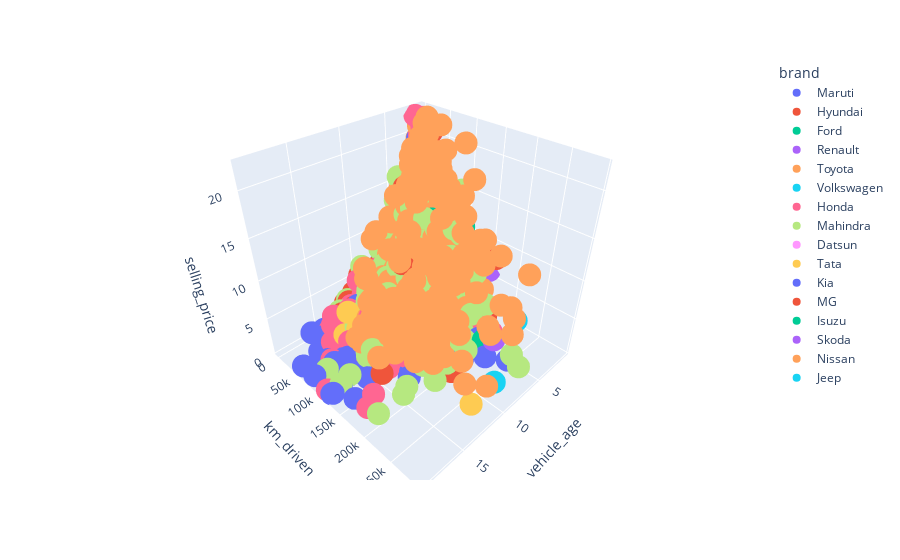

Notebook source saved alongside this figure:
### Code cell
plt.figure(figsize=(40,40))
fig = px.scatter_3d(data, x='vehicle_age', y='km_driven', z='selling_price', color='brand')
fig.show()

### Figure 1 — Plotly figure (JSON) as saved in the notebook; plotly's stock layout.template omitted (floating-point values rounded to 4 significant figures; data arrays with more than 128 entries replaced by an {"elided": "..."} marker saying what was removed)
{"data": [{"hovertemplate": "brand=Maruti<br>vehicle_age=%{x}<br>km_driven=%{y}<br>selling_price=%{z}<extra></extra>", "legendgroup": "Maruti", "marker": {"color": "#636efa", "symbol": "circle"}, "mode": "markers", "name": "Maruti", "scene": "scene", "showlegend": true, "type": "scatter3d", "x": {"elided": "4900 int values"}, "y": {"elided": "4900 int values"}, "z": {"elided": "4900 float values"}}, {"hovertemplate": "brand=Hyundai<br>vehicle_age=%{x}<br>km_driven=%{y}<br>selling_price=%{z}<extra></extra>", "legendgroup": "Hyundai", "marker": {"color": "#EF553B", "symbol": "circle"}, "mode": "markers", "name": "Hyundai", "scene": "scene", "showlegend": true, "type": "scatter3d", "x": {"elided": "2972 int values"}, "y": {"elided": "2972 int values"}, "z": {"elided": "2972 float values"}}, {"hovertemplate": "brand=Ford<br>vehicle_age=%{x}<br>km_driven=%{y}<br>selling_price=%{z}<extra></extra>", "legendgroup": "Ford", "marker": {"color": "#00cc96", "symbol": "circle"}, "mode": "markers", "name": "Ford", "scene": "scene", "showlegend": true, "type": "scatter3d", "x": {"elided": "741 int values"}, "y": {"elided": "741 int values"}, "z": {"elided": "741 float values"}}, {"hovertemplate": "brand=Renault<br>vehicle_age=%{x}<br>km_driven=%{y}<br>selling_price=%{z}<extra></extra>", "legendgroup": "Renault", "marker": {"color": "#ab63fa", "symbol": "circle"}, "mode": "markers", "name": "Renault", "scene": "scene", "showlegend": true, "type": "scatter3d", "x": {"elided": "535 int values"}, "y": {"elided": "535 int values"}, "z": {"elided": "535 float values"}}, {"hovertemplate": "brand=Toyota<br>vehicle_age=%{x}<br>km_driven=%{y}<br>selling_price=%{z}<extra></extra>", "legendgroup": "Toyota", "marker": {"color": "#FFA15A", "symbol": "circle"}, "mode": "markers", "name": "Toyota", "scene": "scene", "showlegend": true, "type": "scatter3d", "x": {"elided": "453 int values"}, "y": {"elided": "453 int values"}, "z": {"elided": "453 float values"}}, {"hovertemplate": "brand=Volkswagen<br>vehicle_age=%{x}<br>km_driven=%{y}<br>selling_price=%{z}<extra></extra>", "legendgroup": "Volkswagen", "marker": {"color": "#19d3f3", "symbol": "circle"}, "mode": "markers", "name": "Volkswagen", "scene": "scene", "showlegend": true, "type": "scatter3d", "x": {"elided": "617 int values"}, "y": {"elided": "617 int values"}, "z": {"elided": "617 float values"}}, {"hovertemplate": "brand=Honda<br>vehicle_age=%{x}<br>km_driven=%{y}<br>selling_price=%{z}<extra></extra>", "legendgroup": "Honda", "marker": {"color": "#FF6692", "symbol": "circle"}, "mode": "markers", "name": "Honda", "scene": "scene", "showlegend": true, "type": "scatter3d", "x": {"elided": "1451 int values"}, "y": {"elided": "1451 int values"}, "z": {"elided": "1451 float values"}}, {"hovertemplate": "brand=Mahindra<br>vehicle_age=%{x}<br>km_driven=%{y}<br>selling_price=%{z}<extra></extra>", "legendgroup": "Mahindra", "marker": {"color": "#B6E880", "symbol": "circle"}, "mode": "markers", "name": "Mahindra", "scene": "scene", "showlegend": true, "type": "scatter3d", "x": {"elided": "1002 int values"}, "y": {"elided": "1002 int values"}, "z": {"elided": "1002 float values"}}, {"hovertemplate": "brand=Datsun<br>vehicle_age=%{x}<br>km_driven=%{y}<br>selling_price=%{z}<extra></extra>", "legendgroup": "Datsun", "marker": {"color": "#FF97FF", "symbol": "circle"}, "mode": "markers", "name": "Datsun", "scene": "scene", "showlegend": true, "type": "scatter3d", "x": {"elided": "169 int values"}, "y": {"elided": "169 int values"}, "z": {"elided": "169 float values"}}, {"hovertemplate": "brand=Tata<br>vehicle_age=%{x}<br>km_driven=%{y}<br>selling_price=%{z}<extra></extra>", "legendgroup": "Tata", "marker": {"color": "#FECB52", "symbol": "circle"}, "mode": "markers", "name": "Tata", "scene": "scene", "showlegend": true, "type": "scatter3d", "x": {"elided": "389 int values"}, "y": {"elided": "389 int values"}, "z": {"elided": "389 float values"}}, {"hovertemplate": "brand=Kia<br>vehicle_age=%{x}<br>km_driven=%{y}<br>selling_price=%{z}<extra></extra>", "legendgroup": "Kia", "marker": {"color": "#636efa", "symbol": "circle"}, "mode": "markers", "name": "Kia", "scene": "scene", "showlegend": true, "type": "scatter3d", "x": [2, 1, 2, 2, 1, 2, 2, 2, 2, 2, 2, 2, 1, 2, 2, 2, 1, 1, 2, 1, 2, 2, 2, 2, 2, 2, 2, 1], "y": [12120, 8000, 7000, 14000, 3500, 19000, 13000, 10097, 11800, 5000, 6000, 5400, 13000, 6076, 5000, 4500, 9000, 8000, 1200, 8000, 7982, 25000, 20999, 7100, 15000, 6000, 10000, 1600], "z": [10.8, 12.75, 13, 13.5, 14.9, 12.5, 11.4, 18.5, 18.1, 15.49, 16.35, 17.9, 16.5, 11.49, 15.6, 17.25, 15.25, 14.5, 16.75, 12.9, 11.8, 15.4, 18.4, 19.5, 14, 14.25, 17.5, 19.25]}, {"hovertemplate": "brand=MG<br>vehicle_age=%{x}<br>km_driven=%{y}<br>selling_price=%{z}<extra></extra>", "legendgroup": "MG", "marker": {"color": "#EF553B", "symbol": "circle"}, "mode": "markers", "name": "MG", "scene": "scene", "showlegend": true, "type": "scatter3d", "x": [2, 1, 1, 2, 2, 2, 2, 2, 2, 1, 2, 2, 2, 1, 2, 1, 2, 1, 2], "y": [28000, 1000, 4800, 20000, 11002, 9293, 8500, 6231, 8100, 1001, 13000, 14400, 4000, 20000, 4100, 1000, 28000, 1005, 35803], "z": [16.99, 14.88, 18, 17.5, 17.9, 16.3, 18.55, 16.3, 18.55, 20, 17.25, 17.49, 18.75, 17.95, 18.65, 14.9, 16.5, 15.85, 20.75]}, {"hovertemplate": "brand=Isuzu<br>vehicle_age=%{x}<br>km_driven=%{y}<br>selling_price=%{z}<extra></extra>", "legendgroup": "Isuzu", "marker": {"color": "#00cc96", "symbol": "circle"}, "mode": "markers", "name": "Isuzu", "scene": "scene", "showlegend": true, "type": "scatter3d", "x": [4, 3, 4, 3, 5, 4, 5], "y": [58132, 120000, 51000, 120000, 85000, 61000, 80000], "z": [14.5, 12, 12.5, 12, 12.9, 11, 10.5]}, {"hovertemplate": "brand=Skoda<br>vehicle_age=%{x}<br>km_driven=%{y}<br>selling_price=%{z}<extra></extra>", "legendgroup": "Skoda", "marker": {"color": "#ab63fa", "symbol": "circle"}, "mode": "markers", "name": "Skoda", "scene": "scene", "showlegend": true, "type": "scatter3d", "x": {"elided": "180 int values"}, "y": {"elided": "180 int values"}, "z": {"elided": "180 float values"}}, {"hovertemplate": "brand=Nissan<br>vehicle_age=%{x}<br>km_driven=%{y}<br>selling_price=%{z}<extra></extra>", "legendgroup": "Nissan", "marker": {"color": "#FFA15A", "symbol": "circle"}, "mode": "markers", "name": "Nissan", "scene": "scene", "showlegend": true, "type": "scatter3d", "x": [1, 1, 2, 2, 2, 2, 2], "y": [15000, 7500, 4000, 40000, 11687, 10000, 6200], "z": [10, 8.5, 8.9, 12, 8.8, 9.5, 14.5]}, {"hovertemplate": "brand=Jeep<br>vehicle_age=%{x}<br>km_driven=%{y}<br>selling_price=%{z}<extra></extra>", "legendgroup": "Jeep", "marker": {"color": "#19d3f3", "symbol": "circle"}, "mode": "markers", "name": "Jeep", "scene": "scene", "showlegend": true, "type": "scatter3d", "x": [3, 4, 3, 4, 3, 3, 4], "y": [17500, 21000, 25000, 25216, 9800, 20000, 24700], "z": [13.35, 14.99, 17, 14.5, 13.25, 14.72, 15.45]}], "layout": {"legend": {"title": {"text": "brand"}, "tracegroupgap": 0}, "margin": {"t": 60}, "scene": {"domain": {"x": [0, 1], "y": [0, 1]}, "xaxis": {"title": {"text": "vehicle_age"}}, "yaxis": {"title": {"text": "km_driven"}}, "zaxis": {"title": {"text": "selling_price"}}}}}
